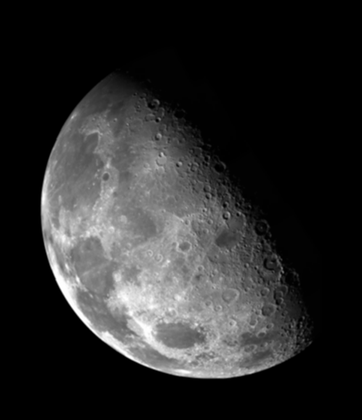
%> input picture pset3/Project4.8/blurry-moon.tif, 362 x 420 px, shrunk from 690 x 800 before the run
$ octave project4_8_c.m   (GNU Octave 9; MATLAB toolbox functions it lacks are replaced by stand-ins)
%> lines starting %> are read from the running program, lines starting %| are printed output that depends on the picture
### pset3/Project4.8/laplacianTF4e.m
function H = laplacianTF4e(P, Q)

H = zeros(P, Q);
for i = 1:P
    for j = 1:Q
        H(i, j) = -4 *(pi^2) * (i^2 + j^2);
    end
end

### pset3/Project4.8/project4_8_c.m
img = imread('blurry-moon.tif');
%> img is the input picture: size 420x362 uint8; min 0, max 255, mean 42.7
[M, N] = size(img);
%> M = 420; N = 362
H = laplacianTF4e(M, N);
%> after the loop in laplacianTF4e, `for i = 1:P`:
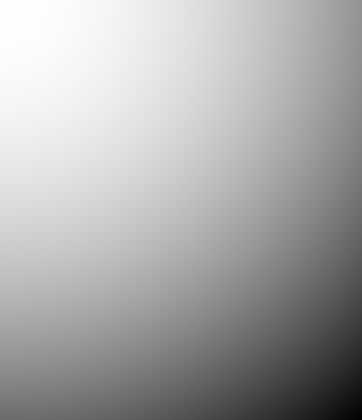
%> H: size 420x362 double; min -12137402.6, max -78.96, mean -4061250.1; drawn with min black and max white
img_fft = fftshift(fft2(double(img)));
G = H .* img_fft;
img_la = real(ifft2(ifftshift(G)));
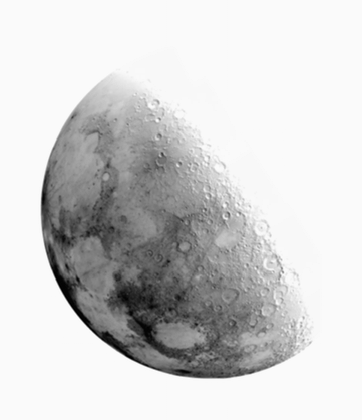
%> img_la: size 420x362 double; min -793913795.8, max 15662428.2, mean -130803142.7; drawn with min black and max white
img_la = img_la / max(img_la(:));
img_result = double(img) - img_la;

subplot(1,3,1);imshow(img,[]);title('inpit');
subplot(1,3,2);imshow(H,[]);title('Laplacian');
subplot(1,3,3);imshow(img_result,[]);title('output');
